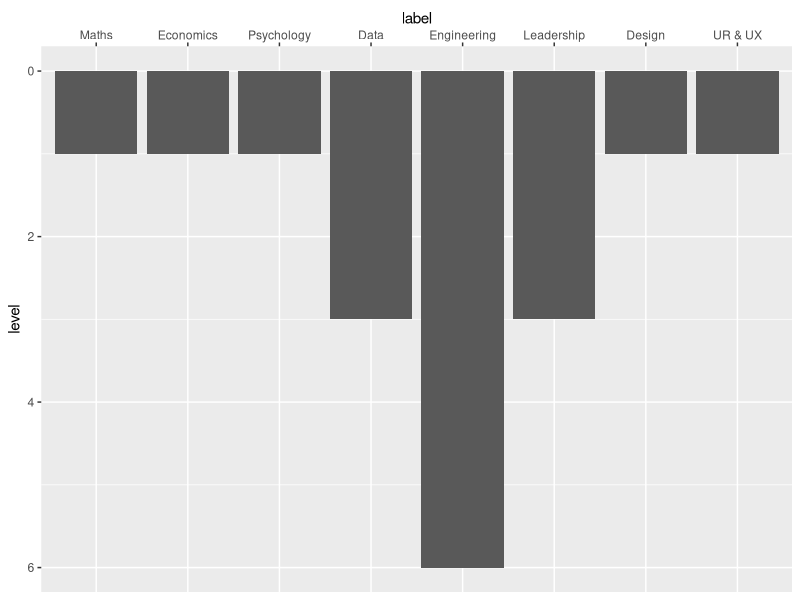

R code for this plot:
## ---- chunk 1
knitr::opts_chunk$set(
  echo=TRUE,
  warning=FALSE,
  message=FALSE,
  dev="svg"
)
## ---- chunk 2
install.packages("tidyverse")
## ---- chunk 3
library(tibble)

new_skill_set <- function() {
  data <- tibble(
    name = character(),  # Full name
    label = character(), # Short name for the plot
    level = integer(),   # Scale is your decision, just use integers for ease 
  )
  return (data)
}

add_skill <- function(skill_set, name, label, level) {
  skill_set <- skill_set %>% add_row(name, label, level)
  return (skill_set)
}

lock_ordering <- function(skill_set) {
  skill_set$label <- factor(skill_set$label, levels = skill_set$label)
  return (skill_set)
}
## ---- chunk 4
# TODO
## ---- chunk 5
# TODO
## ---- chunk 6

# The order is important!
# Plotting is left to right from the top of the list.
# We want deep skills in the middle and broad skills distributed equally at
# the sides.
skill_set <- new_skill_set() %>%
  add_skill("Maths", "Maths", 1) %>%
  add_skill("Economics", "Economics", 1) %>%
  add_skill("Psychology", "Psychology", 1) %>%
  add_skill("Data analytics", "Data", 3) %>%
  add_skill("Software engineering", "Engineering", 6) %>%
  add_skill("Leading teams", "Leadership", 3) %>%
  add_skill("Graphic design", "Design", 1) %>%
  add_skill("User research & User experience", "UR & UX", 1) %>%
  lock_ordering()

library(ggplot2)

ggplot(skill_set) +
  geom_col(aes(x=label, y=level)) + # Plot column chart
  scale_y_reverse() +               # Flip upside down
  scale_x_discrete(position="top")  # Move x-axis labels to top of graph

# TODO: Style the bar chart, write a minimalist theme and then T shape theme
